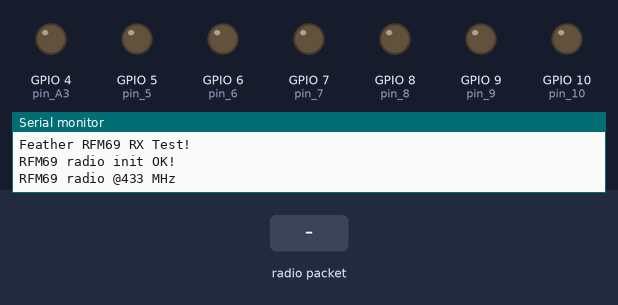
Simulated run of this sketch. Board: ESP32-S3. Shown: output pins drawn as LEDs (lit = HIGH), the last lines printed to the serial monitor. Inputs (shaded band) come from the test bench. No radio packets arrive unless stated; pins used as bus, display or sensor lines are not drawn.

Above: at 1.2 s.
1.3 s: radio packet "0" arrives
At 2.5 s:
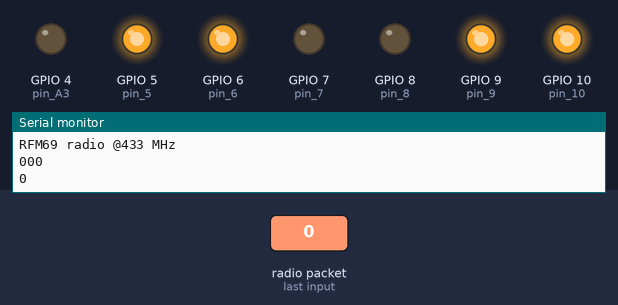
2.8 s: radio packet "90" arrives
At 3.9 s:
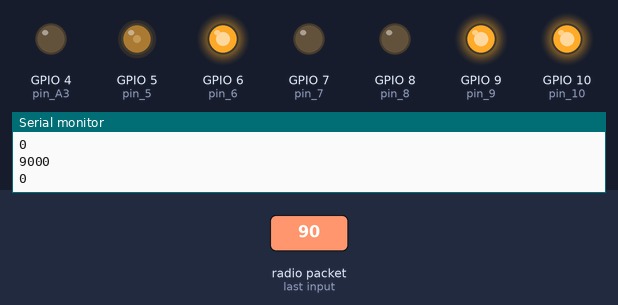
4.3 s: radio packet "200" arrives
At 5.0 s:
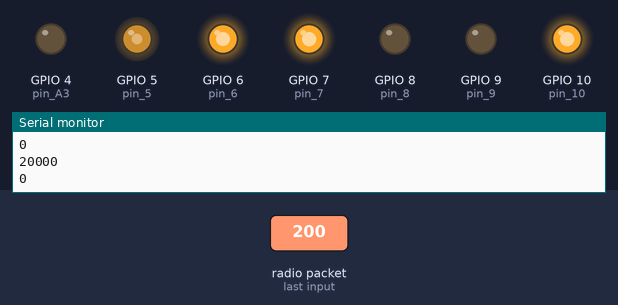
Timing chart, 0 to 7.3 s (numbered marks = the images above; inputs shaded):
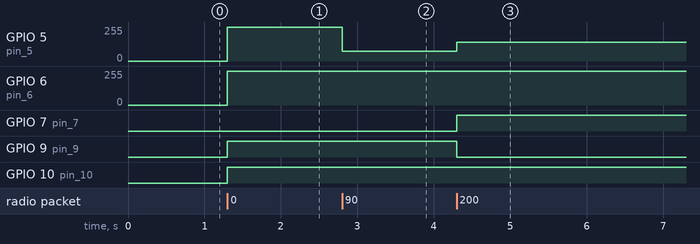

Measured:
- after the input at 1.3 s, GPIO 5 (pin_5), GPIO 6 (pin_6): 0/255 → 252/255 at once; GPIO 9 (pin_9), GPIO 10 (pin_10): LOW → HIGH at once
- after the input at 2.8 s, GPIO 5 (pin_5): 252/255 → 72/255 at once
- after the input at 4.3 s, GPIO 5 (pin_5): 72/255 → 142/255 at once; GPIO 7 (pin_7): LOW → HIGH at once; GPIO 9 (pin_9): HIGH → LOW at once

The sketch:

Vehicle.ino
```cpp
// rf69 demo tx rx.pde
// -*- mode: C++ -*-
// Example sketch showing how to create a simple messageing client
// with the RH_RF69 class. RH_RF69 class does not provide for addressing or
// reliability, so you should only use RH_RF69  if you do not need the higher
// level messaging abilities.
// It is designed to work with the other example rf69_server.
// Demonstrates the use of AES encryption, setting the frequency and modem
// configuration

#include <SPI.h>
#include <RH_RF69.h>

/************ Radio Setup ***************/

// Change to 434.0 or other frequency, must match RX's freq!
#define RF69_FREQ 433.0

#if defined (__AVR_ATmega32U4__) // Feather 32u4 w/Radio
  #define RFM69_CS      8
  #define RFM69_INT     7
  #define RFM69_RST     4
  #define LED           13
#endif

#if defined(ADAFRUIT_FEATHER_M0) // Feather M0 w/Radio
  #define RFM69_CS      8
  #define RFM69_INT     3
  #define RFM69_RST     4
  #define LED           13
#endif

#if defined (__AVR_ATmega328P__)  // Feather 328P w/wing
  #define RFM69_INT     3  //
  #define RFM69_CS      4  //
  #define RFM69_RST     2  // "A"
  #define LED           13
#endif

#if defined(ESP8266)    // ESP8266 feather w/wing
  #define RFM69_CS      2    // "E"
  #define RFM69_IRQ     15   // "B"
  #define RFM69_RST     16   // "D"
  #define LED           0
#endif

#if defined(ESP32)    // ESP32 feather w/wing
  #define RFM69_RST     13   // same as LED
  #define RFM69_CS      33   // "B"
  #define RFM69_INT     27   // "A"
  #define LED           13
#endif

/* Teensy 3.x w/wing
#define RFM69_RST     9   // "A"
#define RFM69_CS      10   // "B"
#define RFM69_IRQ     4    // "C"
#define RFM69_IRQN    digitalPinToInterrupt(RFM69_IRQ )
*/

/* WICED Feather w/wing
#define RFM69_RST     PA4     // "A"
#define RFM69_CS      PB4     // "B"
#define RFM69_IRQ     PA15    // "C"
#define RFM69_IRQN    RFM69_IRQ
*/

// Singleton instance of the radio driver
RH_RF69 rf69(RFM69_CS, RFM69_INT);

int16_t packetnum = 0;  // packet counter, we increment per xmission

int pin_5 = 5;
int pin_6 = 6;
int pin_7 = 7;
int pin_8 = 8;
int pin_9 = 9;
int pin_10 = 10;
int pin_A3 = A3;
int pin_A4 = A4;
int pin_A5 = A5;

void setup(){

  pinMode(pin_5, OUTPUT);
  pinMode(pin_6, OUTPUT);
  pinMode(pin_7, OUTPUT);
  pinMode(pin_8, OUTPUT);
  pinMode(pin_9, OUTPUT);
  pinMode(pin_10, OUTPUT);
  pinMode(pin_A3, OUTPUT);
  pinMode(pin_A4, OUTPUT);
  pinMode(pin_A5, OUTPUT);

  Serial.begin(9600);
  //while (!Serial) { delay(1); } // wait until serial console is open, remove if not tethered to computer

  pinMode(LED, OUTPUT);
  pinMode(RFM69_RST, OUTPUT);
  digitalWrite(RFM69_RST, LOW);

  Serial.println("Feather RFM69 RX Test!");
  Serial.println();

  // manual reset
  digitalWrite(RFM69_RST, HIGH);
  delay(10);
  digitalWrite(RFM69_RST, LOW);
  delay(10);

  if (!rf69.init()) {
    Serial.println("RFM69 radio init failed");
    while (1);
  }
  Serial.println("RFM69 radio init OK!");

  // Defaults after init are 434.0MHz, modulation GFSK_Rb250Fd250, +13dbM (for low power module)
  // No encryption
  if (!rf69.setFrequency(RF69_FREQ)) {
    Serial.println("setFrequency failed");
  }

  // If you are using a high power RF69 eg RFM69HW, you *must* set a Tx power with the
  // ishighpowermodule flag set like this:
  rf69.setTxPower(20, true);  // range from 14-20 for power, 2nd arg must be true for 69HCW

  // The encryption key has to be the same as the one in the server
  uint8_t key[] = { 0x01, 0x02, 0x03, 0x04, 0x05, 0x06, 0x07, 0x08,
                    0x01, 0x02, 0x03, 0x04, 0x05, 0x06, 0x07, 0x08};
  rf69.setEncryptionKey(key);

  pinMode(LED, OUTPUT);

  Serial.print("RFM69 radio @");  Serial.print((int)RF69_FREQ);  Serial.println(" MHz");
}


void loop() {
  char m1char[4];
  char m2char[4];
  char m3char[4];
  char modechar[2];
  int m1_val;
  int m2_val;
  int m3_val;
  int mode;

 if (rf69.available()) {
    // Should be a message for us now
    uint8_t buf[RH_RF69_MAX_MESSAGE_LEN];
    uint8_t len = sizeof(buf);
    if (rf69.recv(buf, &len)) {
      if (!len) return;
      buf[len] = 0;

      m1char[0] = (char*)buf[0];
      m1char[1] = (char*)buf[1];
      m1char[2] = (char*)buf[2];
      m1char[3] = '\0';
      m2char[0] = (char*)buf[3];
      m2char[1] = (char*)buf[4];
      m2char[2] = (char*)buf[5];
      m2char[3] = '\0';
      m3char[0] = (char*)buf[6];
      m3char[1] = (char*)buf[7];
      m3char[2] = (char*)buf[8];
      m3char[3] = '\0';
      modechar[0] = (char*)buf[9];
      modechar[1] = '\0';

      m1_val = atoi(m1char);
      m2_val = atoi(m2char);
      m3_val = atoi(m3char);
      mode = atoi(modechar);

      Serial.print(m1_val);Serial.print(m2_val);Serial.println(m3_val);Serial.println(mode);

      if(mode == 0){
        if(m1_val < 126){
          digitalWrite(pin_7, LOW);
          digitalWrite(pin_9, HIGH);
          analogWrite(pin_5, 252-(m1_val*2));
        }else if(m1_val > 129){
          digitalWrite(pin_7, HIGH);
          digitalWrite(pin_9, LOW);
          analogWrite(pin_5, (m1_val-129)*2);
        }else if(m1_val >= 126 && m1_val <= 129){
          digitalWrite(pin_7, LOW);
          digitalWrite(pin_9, LOW);
          analogWrite(pin_5, 0);
        }

        if(m2_val < 126){
          digitalWrite(pin_8, LOW);
          digitalWrite(pin_10, HIGH);
          analogWrite(pin_6, 252-(m2_val*2));
        }else if(m2_val >129){
          digitalWrite(pin_8, HIGH);
          digitalWrite(pin_10, LOW);
          analogWrite(pin_6, (m2_val-129)*2);
        }else if(m2_val >= 126 && m2_val <= 129){
          digitalWrite(pin_8, LOW);
          digitalWrite(pin_10, LOW);
          analogWrite(pin_6, 0);
        }
      }else{
          digitalWrite(pin_8, LOW);
          digitalWrite(pin_10, LOW);
          analogWrite(pin_6, 0);
          digitalWrite(pin_7, LOW);
          digitalWrite(pin_9, LOW);
          analogWrite(pin_5, 0);
        if(m3_val < 126){
          digitalWrite(pin_A5, HIGH);
          digitalWrite(pin_A4, LOW);
          analogWrite(pin_A3, 252-(m3_val*2));
        }else if(m3_val > 129){
          digitalWrite(pin_A5, LOW);
          digitalWrite(pin_A4, HIGH);
          analogWrite(pin_A3, (m3_val-129)*2);
        }else if(m3_val >= 126 && m3_val <= 129){
          digitalWrite(pin_A5, LOW);
          digitalWrite(pin_A4, LOW);
          analogWrite(pin_A3, 0);
        }
      }
    }
  }
}
```
